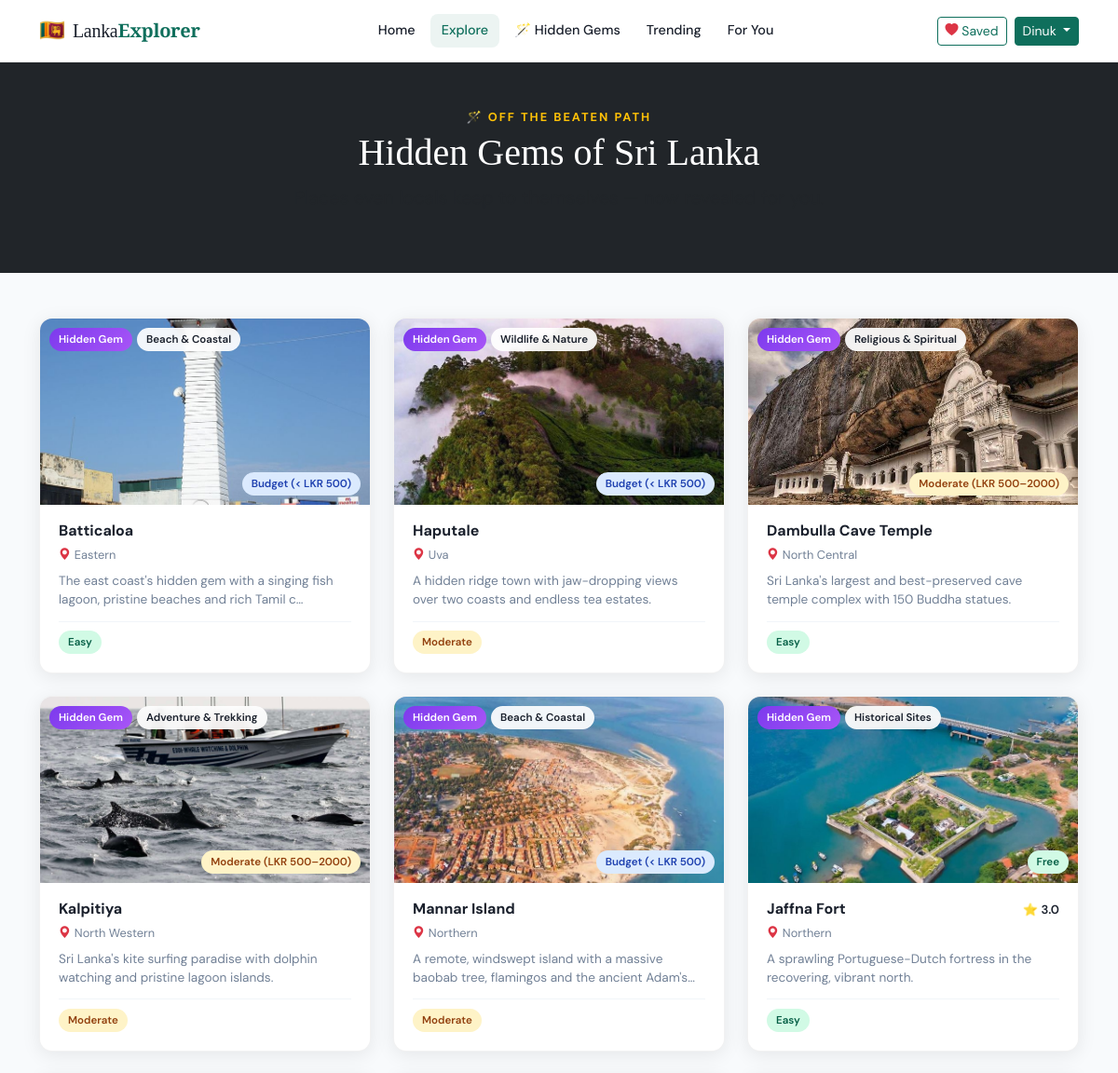
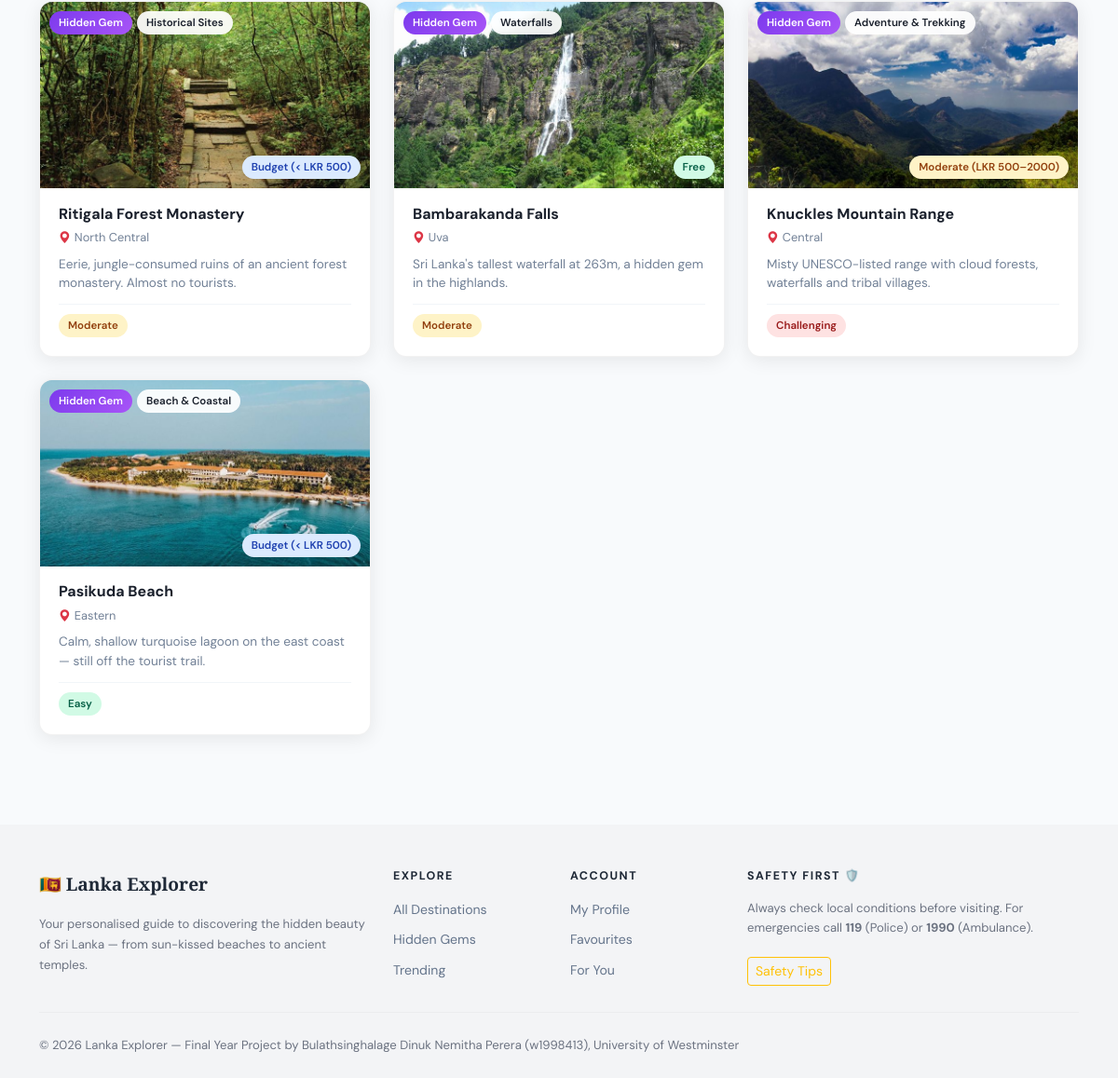
Screenshot of /destinations/hidden-gems/ (signed in) with the database file from the repository (2 pictures, top to bottom).
### destinations/models.py (models this page shows, shortened)
class Destination(models.Model):
    BUDGET_CHOICES = [
        ('free', 'Free'),
        ('budget', 'Budget (< LKR 500)'),
        ('moderate', 'Moderate (LKR 500–2000)'),
        ('premium', 'Premium (LKR 2000+)'),
    ]
    DIFFICULTY_CHOICES = [
        ('easy', 'Easy'),
        ('moderate', 'Moderate'),
        ('challenging', 'Challenging'),
    ]
    name = models.CharField(max_length=200)
    slug = models.SlugField(unique=True, blank=True)
    category = models.ForeignKey(Category, on_delete=models.SET_NULL, null=True, related_name='destinations')
    province = models.ForeignKey(Province, on_delete=models.SET_NULL, null=True, related_name='destinations')
    description = models.TextField()
    short_description = models.CharField(max_length=300)
    latitude = models.FloatField(null=True, blank=True)
    longitude = models.FloatField(null=True, blank=True)
    address = models.CharField(max_length=300, blank=True)
    city = models.CharField(max_length=100, blank=True)
    featured_image = models.ImageField(upload_to='destinations/', blank=True, null=True)
    budget_level = models.CharField(max_length=20, choices=BUDGET_CHOICES, default='moderate')
    difficulty = models.CharField(max_length=20, choices=DIFFICULTY_CHOICES, default='easy')
    best_time_to_visit = models.CharField(max_length=200, blank=True)
    opening_hours = models.CharField(max_length=200, blank=True)
    entry_fee = models.CharField(max_length=100, blank=True)
    requires_dress_code = models.BooleanField(default=False)
    dress_code_description = models.TextField(blank=True)
    is_hidden_gem = models.BooleanField(default=False)
    is_featured = models.BooleanField(default=False)
    is_active = models.BooleanField(default=True)
    safety_notes = models.TextField(blank=True)
    tags = models.CharField(max_length=300, blank=True, help_text='Comma-separated tags')
    view_count = models.PositiveIntegerField(default=0)
    created_at = models.DateTimeField(auto_now_add=True)
    updated_at = models.DateTimeField(auto_now=True)
    class Meta:
        ordering = ['-is_featured', '-view_count', 'name']
    def average_rating(self):
        reviews = self.reviews.filter(is_approved=True)
        if reviews.exists():
            return round(sum(r.rating for r in reviews) / reviews.count(), 1)
        return 0

class Category(models.Model):
    CATEGORY_CHOICES = [
        ('beach', 'Beach & Coastal'),
        ('wildlife', 'Wildlife & Nature'),
        ('cultural', 'Cultural & Heritage'),
        ('religious', 'Religious & Spiritual'),
        ('adventure', 'Adventure & Trekking'),
        ('historical', 'Historical Sites'),
        ('scenic', 'Scenic & Viewpoints'),
        ('waterfalls', 'Waterfalls'),
        ('food', 'Food & Cuisine'),
    ]
    name = models.CharField(max_length=100)
    slug = models.SlugField(unique=True, blank=True)
    category_type = models.CharField(max_length=50, choices=CATEGORY_CHOICES, default='cultural')
    icon = models.CharField(max_length=50, default='🏛️')
    description = models.TextField(blank=True)
    class Meta:
        verbose_name_plural = 'Categories'
        ordering = ['name']

class Province(models.Model):
    name = models.CharField(max_length=100)
    slug = models.SlugField(unique=True, blank=True)
    description = models.TextField(blank=True)

### reviews/models.py (models this page shows, shortened)
class Review(models.Model):
    destination = models.ForeignKey(
        'destinations.Destination', on_delete=models.CASCADE, related_name='reviews'
    )
    user = models.ForeignKey(User, on_delete=models.CASCADE, related_name='reviews')
    rating = models.PositiveSmallIntegerField(
        validators=[MinValueValidator(1), MaxValueValidator(5)]
    )
    title = models.CharField(max_length=200)
    content = models.TextField()
    visit_date = models.DateField(null=True, blank=True)
    is_approved = models.BooleanField(default=True)  # Admin can moderate
    helpful_count = models.PositiveIntegerField(default=0)
    created_at = models.DateTimeField(auto_now_add=True)
    updated_at = models.DateTimeField(auto_now=True)
    class Meta:
        unique_together = ('destination', 'user')
        ordering = ['-created_at']

### destinations/views.py (the view)
# urls.py: path('hidden-gems/', views.hidden_gems, name='hidden_gems'),
def hidden_gems(request):
    gems = Destination.objects.filter(is_hidden_gem=True, is_active=True).select_related('category', 'province')
    return render(request, 'destinations/hidden_gems.html', {'gems': gems})

### templates/destinations/hidden_gems.html (shortened to what this page needs)
{% extends "base/base.html" %}
{% block content %}
<section class="hero-gems py-5 bg-dark text-white text-center">
  <div class="container">
    <p class="section-eyebrow text-warning">🪄 Off The Beaten Path</p>
    <h1 class="text-white">Hidden Gems of Sri Lanka</h1>
    <p class="text-muted lead">Places even locals keep to themselves — now revealed for you.</p>
  </div>
</section>
<div class="container py-5">
  {% if gems %}
  <div class="row g-4">
    {% for dest in gems %}
    <div class="col-lg-4 col-md-6">
      <a href="{% url 'destinations:detail' dest.slug %}" class="destination-card-link">
        <div class="destination-card h-100">
          <div class="card-img-wrap">
            {% if dest.featured_image %}<img src="{{ dest.featured_image.url }}" alt="{{ dest.name }}" loading="lazy">
            {% else %}<div class="card-img-placeholder large">{{ dest.category.icon|default:"💎" }}</div>{% endif %}
            <div class="card-badges"><span class="badge-gem">Hidden Gem</span><span class="badge-category">{{ dest.category.name }}</span></div>
            <div class="card-budget badge-budget-{{ dest.budget_level }}">{{ dest.get_budget_level_display }}</div>
          </div>
          <div class="card-body-custom">
            <div class="d-flex justify-content-between">
              <h5 class="card-title-custom">{{ dest.name }}</h5>
              {% if dest.average_rating %}<span class="card-rating">⭐ {{ dest.average_rating }}</span>{% endif %}
            </div>
            <p class="card-location"><i class="bi bi-geo-alt-fill text-danger me-1"></i>{{ dest.province.name|default:dest.city }}</p>
            <p class="card-desc">{{ dest.short_description|truncatechars:90 }}</p>
            <div class="card-footer-custom">
              <span class="badge-difficulty diff-{{ dest.difficulty }}">{{ dest.get_difficulty_display }}</span>
            </div>
          </div>
        </div>
      </a>
    </div>
    {% endfor %}
  </div>
  {% endif %}
</div>
{% endblock %}

### templates/base/base.html (shortened to what this page needs)
<!DOCTYPE html>
<html lang="en">
<head>
  <link href="https://cdn.jsdelivr.net/npm/bootstrap@5.3.2/dist/css/bootstrap.min.css" rel="stylesheet">
  <link href="https://cdn.jsdelivr.net/npm/bootstrap-icons@1.11.3/font/bootstrap-icons.css" rel="stylesheet">
  <link rel="stylesheet" href="https://unpkg.com/leaflet@1.9.4/dist/leaflet.css" />
  {% load static %}
  <link rel="stylesheet" href="{% static 'css/main.css' %}">
</head>
<body>
<nav class="navbar navbar-expand-lg sticky-top" id="mainNav">
  <div class="container">
    <a class="navbar-brand d-flex align-items-center gap-2" href="{% url 'core:home' %}">
      <span class="brand-icon">🇱🇰</span>
      <span class="brand-text">Lanka<strong>Explorer</strong></span>
    </a>
    <div class="collapse navbar-collapse" id="navMenu">
      <ul class="navbar-nav mx-auto gap-1">
        <li class="nav-item">
          <a class="nav-link {% if request.resolver_match.namespace == 'core' and request.resolver_match.url_name == 'home' %}active{% endif %}" href="{% url 'core:home' %}">Home</a>
        </li>
        <li class="nav-item">
          <a class="nav-link {% if request.resolver_match.namespace == 'destinations' %}active{% endif %}" href="{% url 'destinations:list' %}">Explore</a>
        </li>
        <li class="nav-item">
          <a class="nav-link" href="{% url 'destinations:hidden_gems' %}">🪄 Hidden Gems</a>
        </li>
        <li class="nav-item">
          <a class="nav-link" href="{% url 'recommendations:popular' %}">Trending</a>
        </li>
        {% if user.is_authenticated %}
        <li class="nav-item">
          <a class="nav-link" href="{% url 'recommendations:get_recommendations' %}">For You</a>
        </li>
        {% endif %}
      </ul>
      <div class="d-flex align-items-center gap-2">
        {% if user.is_authenticated %}
          <a href="{% url 'destinations:favourites' %}" class="btn btn-sm btn-outline-primary">
            <i class="bi bi-heart-fill text-danger"></i> Saved
          </a>
          <div class="dropdown">
            <button class="btn btn-sm btn-primary dropdown-toggle" data-bs-toggle="dropdown">
              {{ user.first_name|default:user.username }}
            </button>
          </div>
        {% else %}
          <a href="{% url 'accounts:login' %}" class="btn btn-sm btn-outline-secondary">Login</a>
          <a href="{% url 'accounts:register' %}" class="btn btn-sm btn-primary">Sign Up Free</a>
        {% endif %}
      </div>
    </div>
  </div>
</nav>
<main>
  {% block content %}{% endblock %}
</main>
<footer class="site-footer mt-5">
  <div class="container">
    <div class="row gy-4">
      <div class="col-lg-4">
        <div class="footer-brand mb-3">🇱🇰 <strong>Lanka Explorer</strong></div>
        <p class="text-muted small">Your personalised guide to discovering the hidden beauty of Sri Lanka — from sun-kissed beaches to ancient temples.</p>
      </div>
      <div class="col-lg-2 col-6">
        <h6 class="footer-heading">Explore</h6>
        <ul class="list-unstyled footer-links">
          <li><a href="{% url 'destinations:list' %}">All Destinations</a></li>
          <li><a href="{% url 'destinations:hidden_gems' %}">Hidden Gems</a></li>
          <li><a href="{% url 'recommendations:popular' %}">Trending</a></li>
        </ul>
      </div>
      <div class="col-lg-2 col-6">
        <h6 class="footer-heading">Account</h6>
        <ul class="list-unstyled footer-links">
          {% if user.is_authenticated %}
          <li><a href="{% url 'accounts:profile' %}">My Profile</a></li>
          <li><a href="{% url 'destinations:favourites' %}">Favourites</a></li>
          <li><a href="{% url 'recommendations:get_recommendations' %}">For You</a></li>
          {% else %}
          <li><a href="{% url 'accounts:register' %}">Register</a></li>
          <li><a href="{% url 'accounts:login' %}">Login</a></li>
          {% endif %}
        </ul>
      </div>
      <div class="col-lg-4">
        <h6 class="footer-heading">Safety First 🛡️</h6>
        <p class="text-muted small">Always check local conditions before visiting. For emergencies call <strong>119</strong> (Police) or <strong>1990</strong> (Ambulance).</p>
        <a href="{% url 'core:safety' %}" class="btn btn-sm btn-outline-warning mt-1">Safety Tips</a>
      </div>
    </div>
    <hr class="my-4">
    <div class="d-flex flex-wrap justify-content-between align-items-center gap-2">
      <p class="text-muted small mb-0">© 2026 Lanka Explorer — Final Year Project by Bulathsinghalage Dinuk Nemitha Perera (w1998413), University of Westminster</p>    </div>
  </div>
</footer>
{% load static %}
</body>
</html>

### rows the page displays
Destination: featured_image (picture), category.name "Beach & Coastal", budget_level "Budget (< LKR 500)", name "Batticaloa", province.name "Eastern", short_description "The east coast's hidden gem with a singing fish lagoon, pristine beaches and rich Tamil c…", difficulty "Easy"
Destination: featured_image (picture), category.name "Wildlife & Nature", budget_level "Budget (< LKR 500)", name "Haputale", province.name "Uva", short_description "A hidden ridge town with jaw-dropping views over two coasts and endless tea estates.", difficulty "Moderate"
Destination: featured_image (picture), category.name "Religious & Spiritual", budget_level "Moderate (LKR 500–2000)", name "Dambulla Cave Temple", province.name "North Central", short_description "Sri Lanka's largest and best-preserved cave temple complex with 150 Buddha statues.", difficulty "Easy"
Destination: featured_image (picture), category.name "Adventure & Trekking", budget_level "Moderate (LKR 500–2000)", name "Kalpitiya", province.name "North Western", short_description "Sri Lanka's kite surfing paradise with dolphin watching and pristine lagoon islands.", difficulty "Moderate"
Destination: featured_image (picture), category.name "Beach & Coastal", budget_level "Budget (< LKR 500)", name "Mannar Island", province.name "Northern", short_description "A remote, windswept island with a massive baobab tree, flamingos and the ancient…", difficulty "Moderate"
Destination: featured_image (picture), category.name "Historical Sites", budget_level "Free", name "Jaffna Fort", average_rating "3.0", province.name "Northern", short_description "A sprawling Portuguese-Dutch fortress in the recovering, vibrant north.", difficulty "Easy"
Destination: featured_image (picture), category.name "Historical Sites", budget_level "Budget (< LKR 500)", name "Ritigala Forest Monastery", province.name "North Central", short_description "Eerie, jungle-consumed ruins of an ancient forest monastery. Almost no tourists.", difficulty "Moderate"
Destination: featured_image (picture), category.name "Waterfalls", budget_level "Free", name "Bambarakanda Falls", province.name "Uva", short_description "Sri Lanka's tallest waterfall at 263m, a hidden gem in the highlands.", difficulty "Moderate"
Destination: featured_image (picture), category.name "Adventure & Trekking", budget_level "Moderate (LKR 500–2000)", name "Knuckles Mountain Range", province.name "Central", short_description "Misty UNESCO-listed range with cloud forests, waterfalls and tribal villages.", difficulty "Challenging"
Destination: featured_image (picture), category.name "Beach & Coastal", budget_level "Budget (< LKR 500)", name "Pasikuda Beach", province.name "Eastern", short_description "Calm, shallow turquoise lagoon on the east coast — still off the tourist trail.", difficulty "Easy"

### other values shown
{{ user.first_name|default:user.username }} "Dinuk"
